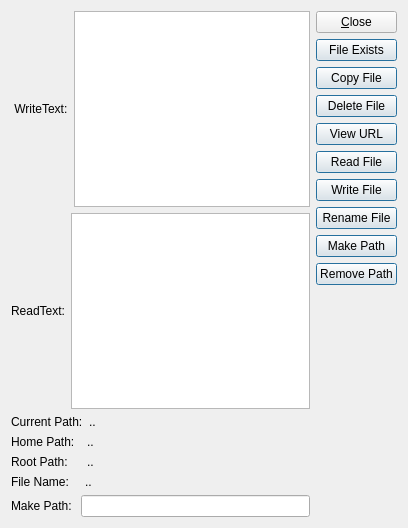
<ui version="4.0" >
 <class>_Form</class>
 <widget class="QWidget" name="_Form" >
  <property name="geometry" >
   <rect>
    <x>0</x>
    <y>0</y>
    <width>408</width>
    <height>528</height>
   </rect>
  </property>
  <property name="windowTitle" >
   <string>File Control Demo</string>
  </property>
  <layout class="QHBoxLayout" >
   <item>
    <layout class="QVBoxLayout" >
     <property name="spacing" >
      <number>6</number>
     </property>
     <item>
      <layout class="QHBoxLayout" >
       <item>
        <widget class="QLabel" name="_label1" >
         <property name="text" >
          <string> WriteText:</string>
         </property>
        </widget>
       </item>
       <item>
        <widget class="QTextEdit" name="_WriteText" />
       </item>
      </layout>
     </item>
     <item>
      <layout class="QHBoxLayout" >
       <item>
        <widget class="QLabel" name="_label2" >
         <property name="text" >
          <string>ReadText:</string>
         </property>
        </widget>
       </item>
       <item>
        <widget class="QTextEdit" name="_readText" >
         <property name="html" >
          <string>&lt;html>&lt;head>&lt;meta name="qrichtext" content="1" />&lt;style type="text/css">
p, li { white-space: pre-wrap; }
&lt;/style>&lt;/head>&lt;body style=" font-family:'Sans Serif'; font-size:9pt; font-weight:400; font-style:normal;">
&lt;p style="-qt-paragraph-type:empty; margin-top:0px; margin-bottom:0px; margin-left:0px; margin-right:0px; -qt-block-indent:0; text-indent:0px;">&lt;/p>&lt;/body>&lt;/html></string>
         </property>
        </widget>
       </item>
      </layout>
     </item>
     <item>
      <layout class="QHBoxLayout" >
       <item>
        <widget class="QLabel" name="_label4" >
         <property name="sizePolicy" >
          <sizepolicy vsizetype="Preferred" hsizetype="Fixed" >
           <horstretch>0</horstretch>
           <verstretch>0</verstretch>
          </sizepolicy>
         </property>
         <property name="text" >
          <string>Current Path:</string>
         </property>
        </widget>
       </item>
       <item>
        <widget class="QLabel" name="_CurrentPath" >
         <property name="text" >
          <string>..</string>
         </property>
        </widget>
       </item>
      </layout>
     </item>
     <item>
      <layout class="QHBoxLayout" >
       <item>
        <widget class="QLabel" name="_label5" >
         <property name="sizePolicy" >
          <sizepolicy vsizetype="Preferred" hsizetype="Fixed" >
           <horstretch>0</horstretch>
           <verstretch>0</verstretch>
          </sizepolicy>
         </property>
         <property name="text" >
          <string>Home Path:  </string>
         </property>
        </widget>
       </item>
       <item>
        <widget class="QLabel" name="_HomePath" >
         <property name="text" >
          <string>..</string>
         </property>
        </widget>
       </item>
      </layout>
     </item>
     <item>
      <layout class="QHBoxLayout" >
       <item>
        <widget class="QLabel" name="_label7" >
         <property name="sizePolicy" >
          <sizepolicy vsizetype="Preferred" hsizetype="Fixed" >
           <horstretch>0</horstretch>
           <verstretch>0</verstretch>
          </sizepolicy>
         </property>
         <property name="text" >
          <string>Root Path:    </string>
         </property>
        </widget>
       </item>
       <item>
        <widget class="QLabel" name="_RootPath" >
         <property name="text" >
          <string>..</string>
         </property>
        </widget>
       </item>
      </layout>
     </item>
     <item>
      <layout class="QHBoxLayout" >
       <item>
        <widget class="QLabel" name="_label6" >
         <property name="sizePolicy" >
          <sizepolicy vsizetype="Preferred" hsizetype="Fixed" >
           <horstretch>0</horstretch>
           <verstretch>0</verstretch>
          </sizepolicy>
         </property>
         <property name="text" >
          <string>File Name:   </string>
         </property>
        </widget>
       </item>
       <item>
        <widget class="QLabel" name="_FileName" >
         <property name="text" >
          <string>..</string>
         </property>
        </widget>
       </item>
      </layout>
     </item>
     <item>
      <layout class="QHBoxLayout" >
       <item>
        <widget class="QLabel" name="_label3" >
         <property name="sizePolicy" >
          <sizepolicy vsizetype="Preferred" hsizetype="Fixed" >
           <horstretch>0</horstretch>
           <verstretch>0</verstretch>
          </sizepolicy>
         </property>
         <property name="text" >
          <string>Make Path: </string>
         </property>
        </widget>
       </item>
       <item>
        <widget class="QLineEdit" name="_mkpathtext" />
       </item>
      </layout>
     </item>
    </layout>
   </item>
   <item>
    <layout class="QVBoxLayout" >
     <item>
      <widget class="QPushButton" name="_close" >
       <property name="text" >
        <string>&amp;Close</string>
       </property>
      </widget>
     </item>
     <item>
      <widget class="QPushButton" name="_FileExsits" >
       <property name="text" >
        <string>File Exists</string>
       </property>
       <property name="default" >
        <bool>true</bool>
       </property>
      </widget>
     </item>
     <item>
      <widget class="QPushButton" name="_copy" >
       <property name="text" >
        <string>Copy File</string>
       </property>
       <property name="default" >
        <bool>true</bool>
       </property>
      </widget>
     </item>
     <item>
      <widget class="QPushButton" name="_delete" >
       <property name="text" >
        <string>Delete File</string>
       </property>
       <property name="default" >
        <bool>true</bool>
       </property>
      </widget>
     </item>
     <item>
      <widget class="QPushButton" name="_viewUrl" >
       <property name="text" >
        <string>View URL</string>
       </property>
       <property name="default" >
        <bool>true</bool>
       </property>
      </widget>
     </item>
     <item>
      <widget class="QPushButton" name="_ReadFile" >
       <property name="text" >
        <string>Read File</string>
       </property>
       <property name="default" >
        <bool>true</bool>
       </property>
      </widget>
     </item>
     <item>
      <widget class="QPushButton" name="_WriteFile" >
       <property name="text" >
        <string>Write File</string>
       </property>
       <property name="default" >
        <bool>true</bool>
       </property>
      </widget>
     </item>
     <item>
      <widget class="QPushButton" name="_renameFile" >
       <property name="text" >
        <string>Rename File</string>
       </property>
       <property name="default" >
        <bool>true</bool>
       </property>
      </widget>
     </item>
     <item>
      <widget class="QPushButton" name="_makePath" >
       <property name="text" >
        <string>Make Path</string>
       </property>
       <property name="default" >
        <bool>true</bool>
       </property>
      </widget>
     </item>
     <item>
      <widget class="QPushButton" name="_removePath" >
       <property name="text" >
        <string>Remove Path</string>
       </property>
       <property name="default" >
        <bool>true</bool>
       </property>
      </widget>
     </item>
     <item>
      <spacer>
       <property name="orientation" >
        <enum>Qt::Vertical</enum>
       </property>
       <property name="sizeHint" >
        <size>
         <width>20</width>
         <height>40</height>
        </size>
       </property>
      </spacer>
     </item>
    </layout>
   </item>
  </layout>
 </widget>
 <tabstops>
  <tabstop>_copy</tabstop>
  <tabstop>_close</tabstop>
 </tabstops>
 <resources/>
 <connections/>
</ui>
